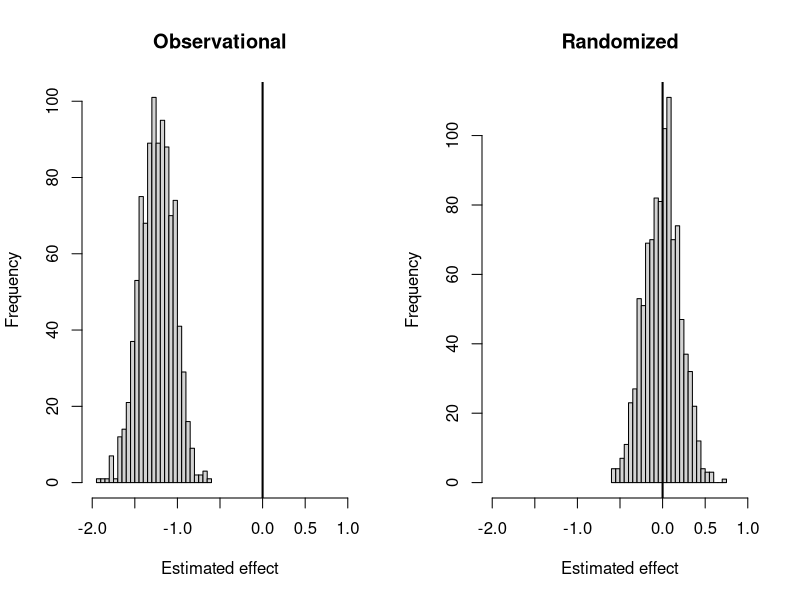

Reproduce this figure in R.
## ---- chunk 1
#| label: fig-confounding
#| fig-cap: "The same true (zero) effect of exercise on symptoms, estimated from an observational comparison (left) and a randomized experiment (right), in 1000 simulated studies each. Motivation confounds the observational comparison."
set.seed(1)

one_study <- function(randomized) {
  n <- 300
  motivation <- rnorm(n)                     # unobserved confounder
  if (randomized) {
    exercise <- rbinom(n, 1, 0.5)            # coin flip
  } else {
    exercise <- rbinom(n, 1, plogis(motivation))  # motivated people exercise
  }
  # True effect of exercise is ZERO; motivation lowers symptoms:
  symptoms <- 10 - 1.5 * motivation + 0 * exercise + rnorm(n)
  coef(lm(symptoms ~ exercise))["exercise"]
}

obs <- replicate(1000, one_study(randomized = FALSE))
rct <- replicate(1000, one_study(randomized = TRUE))

par(mfrow = c(1, 2))
hist(obs, main = "Observational", xlab = "Estimated effect",
     xlim = c(-2, 1), breaks = 30)
abline(v = 0, lwd = 2)
hist(rct, main = "Randomized", xlab = "Estimated effect",
     xlim = c(-2, 1), breaks = 30)
abline(v = 0, lwd = 2)
